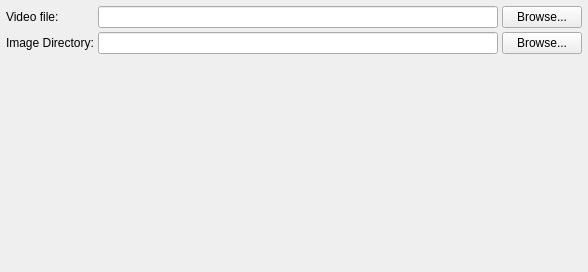
         <widget class="QWidget" name="scrollAreaWidgetContents_3">
          <property name="geometry">
           <rect>
            <x>0</x>
            <y>0</y>
            <width>583</width>
            <height>272</height>
           </rect>
          </property>
          <layout class="QGridLayout" name="gridLayout_4">
           <property name="leftMargin">
            <number>6</number>
           </property>
           <property name="topMargin">
            <number>6</number>
           </property>
           <property name="rightMargin">
            <number>6</number>
           </property>
           <property name="bottomMargin">
            <number>6</number>
           </property>
           <property name="spacing">
            <number>4</number>
           </property>
           <item row="3" column="1">
            <spacer name="verticalSpacer">
             <property name="orientation">
              <enum>Qt::Vertical</enum>
             </property>
             <property name="sizeHint" stdset="0">
              <size>
               <width>20</width>
               <height>40</height>
              </size>
             </property>
            </spacer>
           </item>
           <item row="0" column="1">
            <widget class="LineEdit" name="lineEditVideoFile"/>
           </item>
           <item row="0" column="2">
            <widget class="QPushButton" name="pushButtonBrowseVideoFile">
             <property name="text">
              <string>Browse...</string>
             </property>
            </widget>
           </item>
           <item row="1" column="0">
            <widget class="QLabel" name="label_30">
             <property name="text">
              <string>Image Directory:</string>
             </property>
            </widget>
           </item>
           <item row="0" column="0">
            <widget class="QLabel" name="label_29">
             <property name="text">
              <string>Video file:</string>
             </property>
            </widget>
           </item>
           <item row="1" column="2">
            <widget class="QPushButton" name="pushButton">
             <property name="text">
              <string>Browse...</string>
             </property>
            </widget>
           </item>
           <item row="1" column="1">
            <widget class="LineEdit" name="lineEditImageDir"/>
           </item>
           <item row="2" column="1">
            <widget class="ZxVideo" name="zxvideo" native="true">
             <property name="sizePolicy">
              <sizepolicy hsizetype="MinimumExpanding" vsizetype="MinimumExpanding">
               <horstretch>0</horstretch>
               <verstretch>0</verstretch>
              </sizepolicy>
             </property>
             <property name="minimumSize">
              <size>
               <width>400</width>
               <height>200</height>
              </size>
             </property>
             <property name="baseSize">
              <size>
               <width>200</width>
               <height>200</height>
              </size>
             </property>
            </widget>
           </item>
          </layout>
         </widget>
